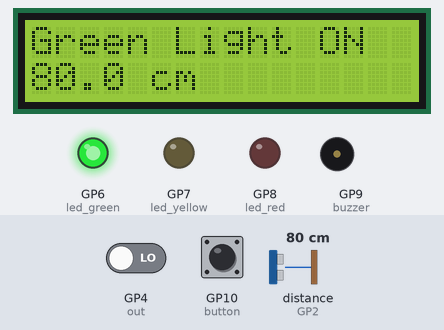
Recording of a program running on a simulated Raspberry Pi Pico running MicroPython. On the bench: 16×2 character LCD, output pins drawn as LEDs (lit = HIGH), buzzer (waves = sounding). The test bench sets the inputs (shaded band); at power-on: distance to the obstacle (sensor on GP2) 80 cm, GP4 (out) LOW, GP10 (button) LOW. The echo pulse lasts 58.3 µs per cm; pins used as bus, display or sensor lines are not drawn.

Above: at 1.2 s.
1.3 s: distance to the obstacle (sensor on GP2) set to 32 cm
At 2.0 s:
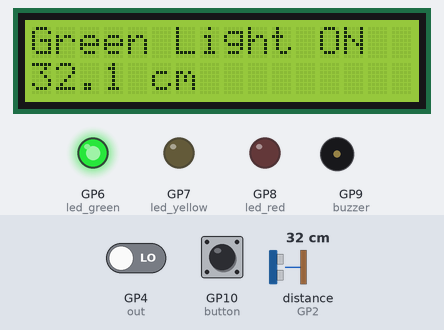
4.4 s: distance to the obstacle (sensor on GP2) set to 26 cm
At 5.7 s:
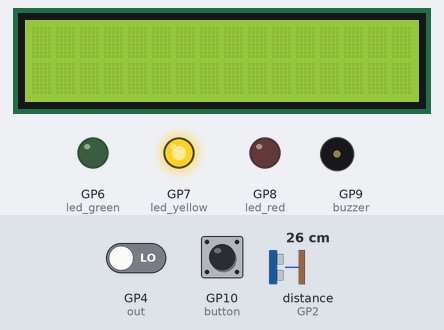
7.5 s: distance to the obstacle (sensor on GP2) set to 22 cm
At 9.3 s:
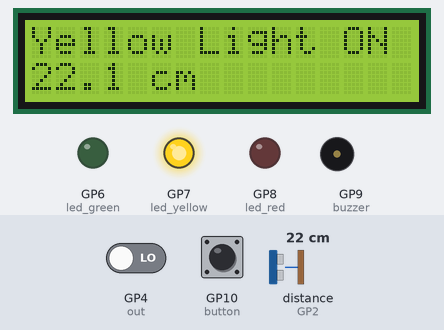
10.6 s: distance to the obstacle (sensor on GP2) set to 17 cm
At 11.18 s:
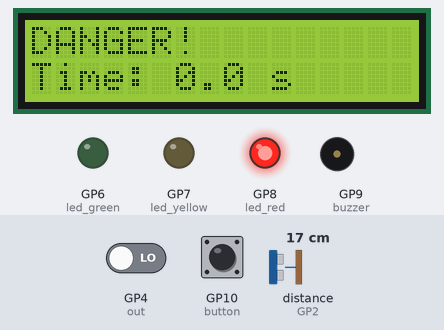
Timing chart, 0 to 13.8 s (numbered marks = the images above; inputs shaded):
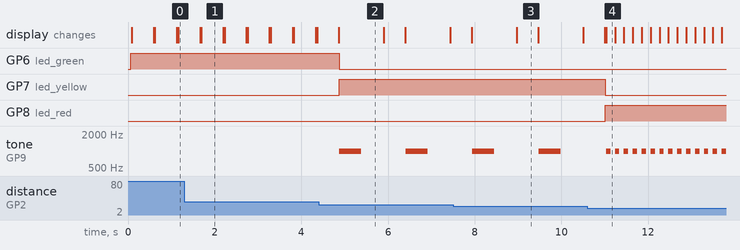

Measured:
- the behaviour switches between 30 and 29 cm on distance to the obstacle (sensor on GP2) (found by bisection; images 1 and 2)
- the behaviour switches between 20 and 19 cm on distance to the obstacle (sensor on GP2) (found by bisection; images 3 and 4)
- after the input at 1.3 s, the display: first differs from a run without the input after 0.39 s (image 1)
- after the input at 4.4 s, GP6 (led_green): HIGH → LOW after 0.48 s; GP7 (led_yellow): LOW → HIGH after 0.48 s; tone on GP9 (buzzer): alternates 1000 Hz for 0.50 s and silent for 1.0 s, starting after 0.48 s
- after the input at 7.5 s, the display: first differs from a run without the input after 1.5 s (image 3)
- after the input at 10.6 s, GP7 (led_yellow): HIGH → LOW after 0.42 s; GP8 (led_red): LOW → HIGH after 0.42 s; tone on GP9 (buzzer): alternates 1000 Hz for 0.10 s and silent for 0.11 s, starting after 0.53 s; the display: first differs from a run without the input after 0.43 s (image 4)
- what the display in image 1 shows lasts 0.5 s, from 1.7 s to 2.2 s

The program:

lab1_5pins.py
```python
# LAB 1: Reaction Time Game (5-pin Ultrasonic Sensor Version)
# Raspberry Pi Pico MicroPython Code
# Components Pin Mapping in comments

from machine import Pin, PWM, I2C
import utime
from lcd_api import LcdApi
from pico_i2c_lcd import I2cLcd

# Ultrasonic Sensor Pins
trig = Pin(3, Pin.OUT)  # GP3 -> TRIG
echo = Pin(2, Pin.IN)   # GP2 -> ECHO
out = Pin(4, Pin.IN)    # GP4 -> OUT (object detection digital output)

# LEDs
led_green = Pin(6, Pin.OUT)   # GP6 -> Green LED
led_yellow = Pin(7, Pin.OUT)  # GP7 -> Yellow LED
led_red = Pin(8, Pin.OUT)     # GP8 -> Red LED

# Buzzer (PWM)
buzzer = PWM(Pin(9))  # GP9 -> Active Buzzer

# Push Button
button = Pin(10, Pin.IN, Pin.PULL_DOWN)  # GP10 -> Push Button


# LCD (I2C)
i2c = I2C(0, sda=Pin(0), scl=Pin(1), freq=400000)  # GP0->SDA, GP1->SCL
I2C_ADDR = i2c.scan()[0]
lcd = I2cLcd(i2c, I2C_ADDR, 2, 16)

# Functions
def get_distance():
    # Send trigger pulse
    trig.low()
    utime.sleep_us(2)
    trig.high()
    utime.sleep_us(10)
    trig.low()

    # Measure pulse duration
    while echo.value() == 0:
        start = utime.ticks_us()
    while echo.value() == 1:
        end = utime.ticks_us()

    duration = utime.ticks_diff(end, start)
    distance_cm = (duration * 0.0343) / 2
    return distance_cm

def buzzer_beep(speed):
    buzzer.freq(1000)
    buzzer.duty_u16(30000)  # 50% duty
    utime.sleep(speed)
    buzzer.duty_u16(0)
    utime.sleep(speed)

def clear_leds():
    led_green.low()
    led_yellow.low()
    led_red.low()

# Main Loop

while True:
    distance = get_distance()
    lcd.clear()
    clear_leds()

    # Use either distance or OUT pin as trigger for reaction
    object_detected = distance < 20 or out.value() == 1

    if distance > 30:
        # Safe Zone
        led_green.toggle()
        buzzer.duty_u16(0)
        lcd.putstr("Green Light ON\n{:.1f} cm".format(distance))
        utime.sleep(0.5)
    elif 20 < distance <= 30:
        # Warning Zone
        led_yellow.toggle()
        buzzer_beep(0.5)  # slow pulse
        lcd.putstr("Yellow Light ON\n{:.1f} cm".format(distance))
        utime.sleep(0.5)
    else:
        # Danger Zone
        led_red.high()
        start_time = utime.ticks_ms()
        lcd.putstr("DANGER!\nTime: 0.0 s")

        # Wait for button press while fast beeping
        while button.value() == 0:
            buzzer_beep(0.1)
            elapsed = (utime.ticks_ms() - start_time) / 1000
            lcd.move_to(6,1)  # update timer on LCD
            lcd.putstr("{:.1f} s".format(elapsed))

        # Button pressed → reaction time
        reaction_time = (utime.ticks_ms() - start_time) / 1000
        buzzer.duty_u16(0)
        lcd.clear()
        lcd.putstr("Reaction Time:\n{:.2f} s".format(reaction_time))
        utime.sleep(5)

        # 10-second countdown before resuming
        for i in range(10,0,-1):
            lcd.clear()
            lcd.putstr("Resuming in:\n{} s".format(i))
            utime.sleep(1)
```
